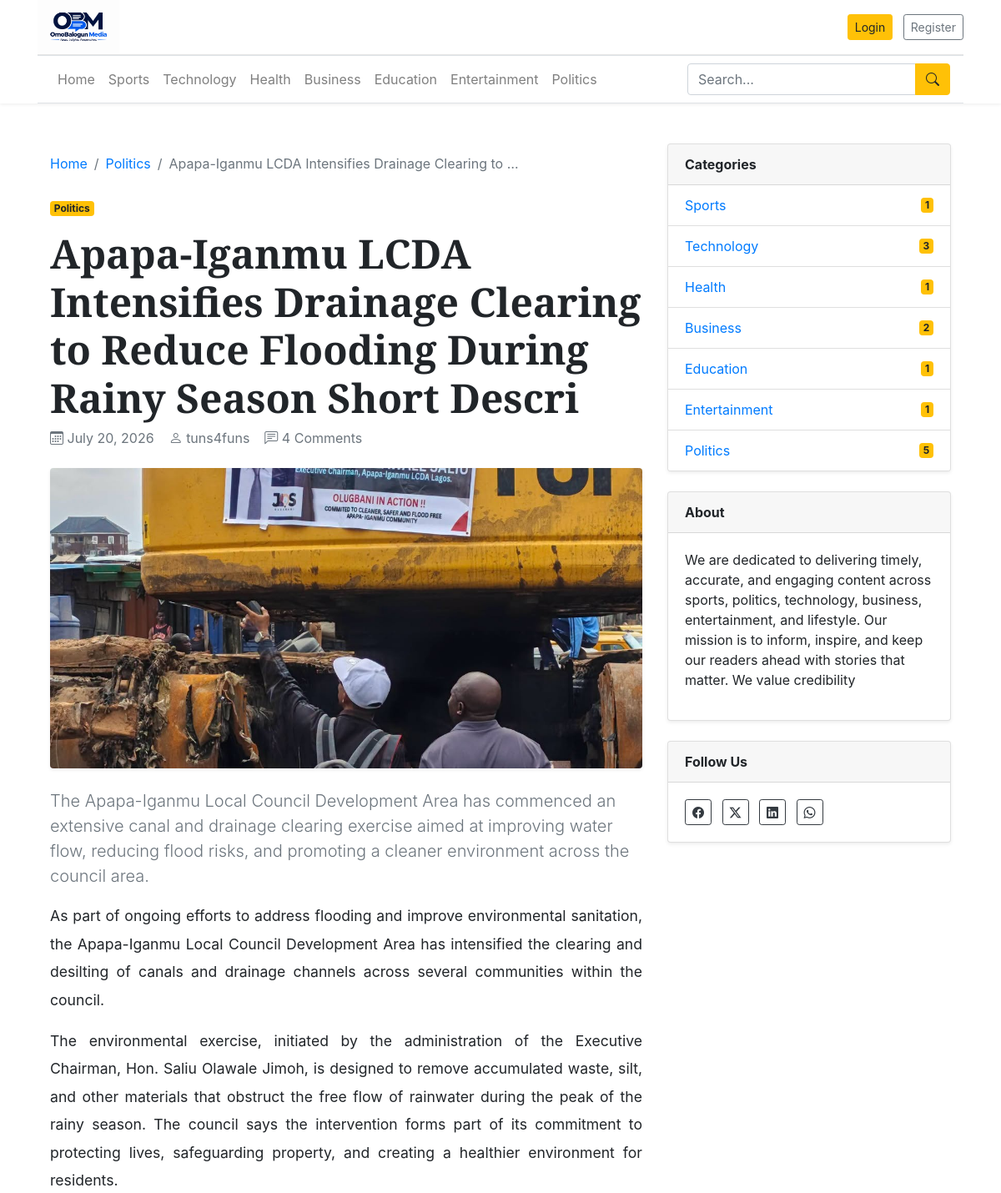
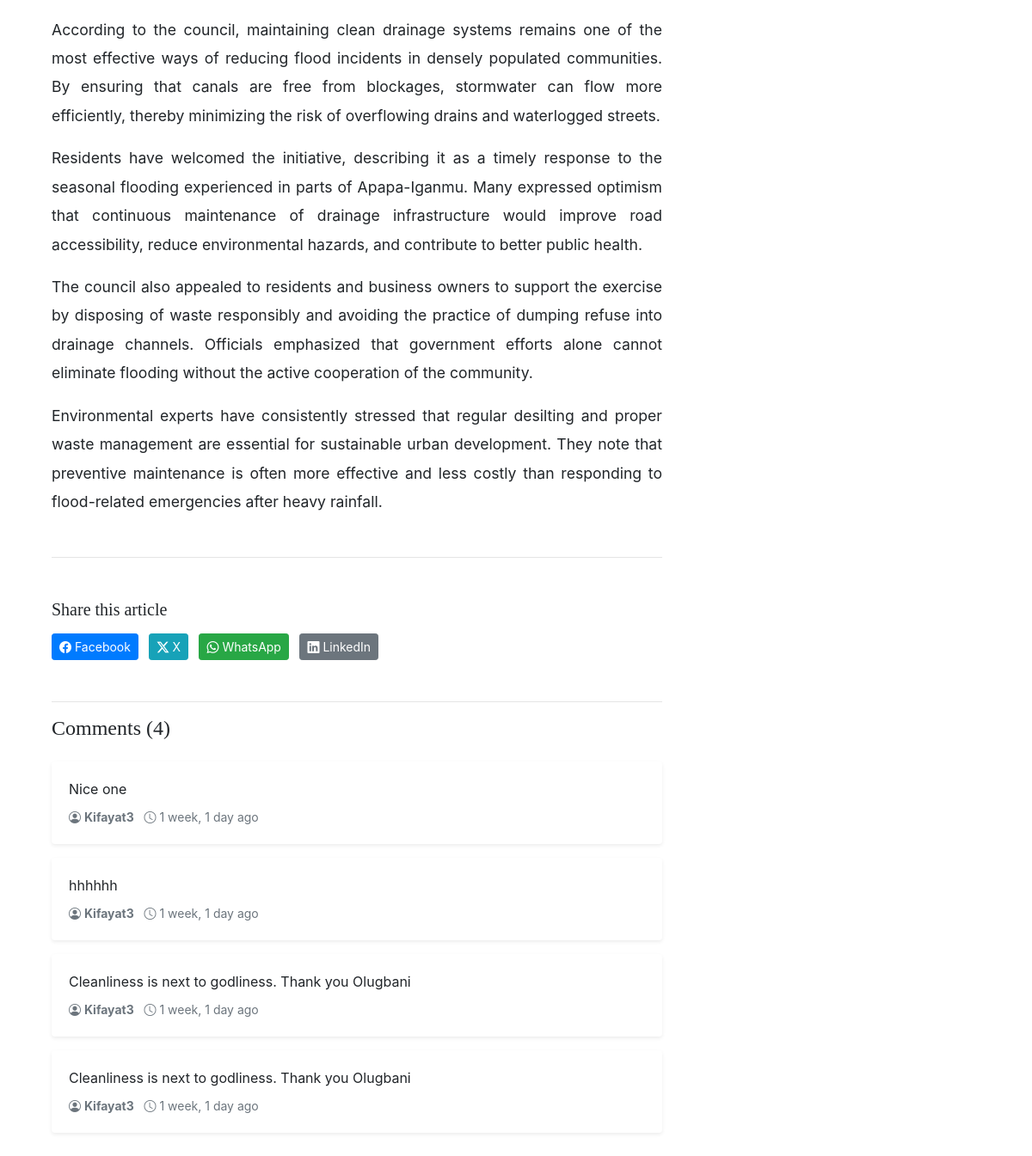
The page /blogs/apapa-iganmu-lcda-intensifies-drainage-clearing-to-reduce-flooding-during-rainy-season-short-descri/ (upper part) on the database as committed earlier (2 pictures, top to bottom).
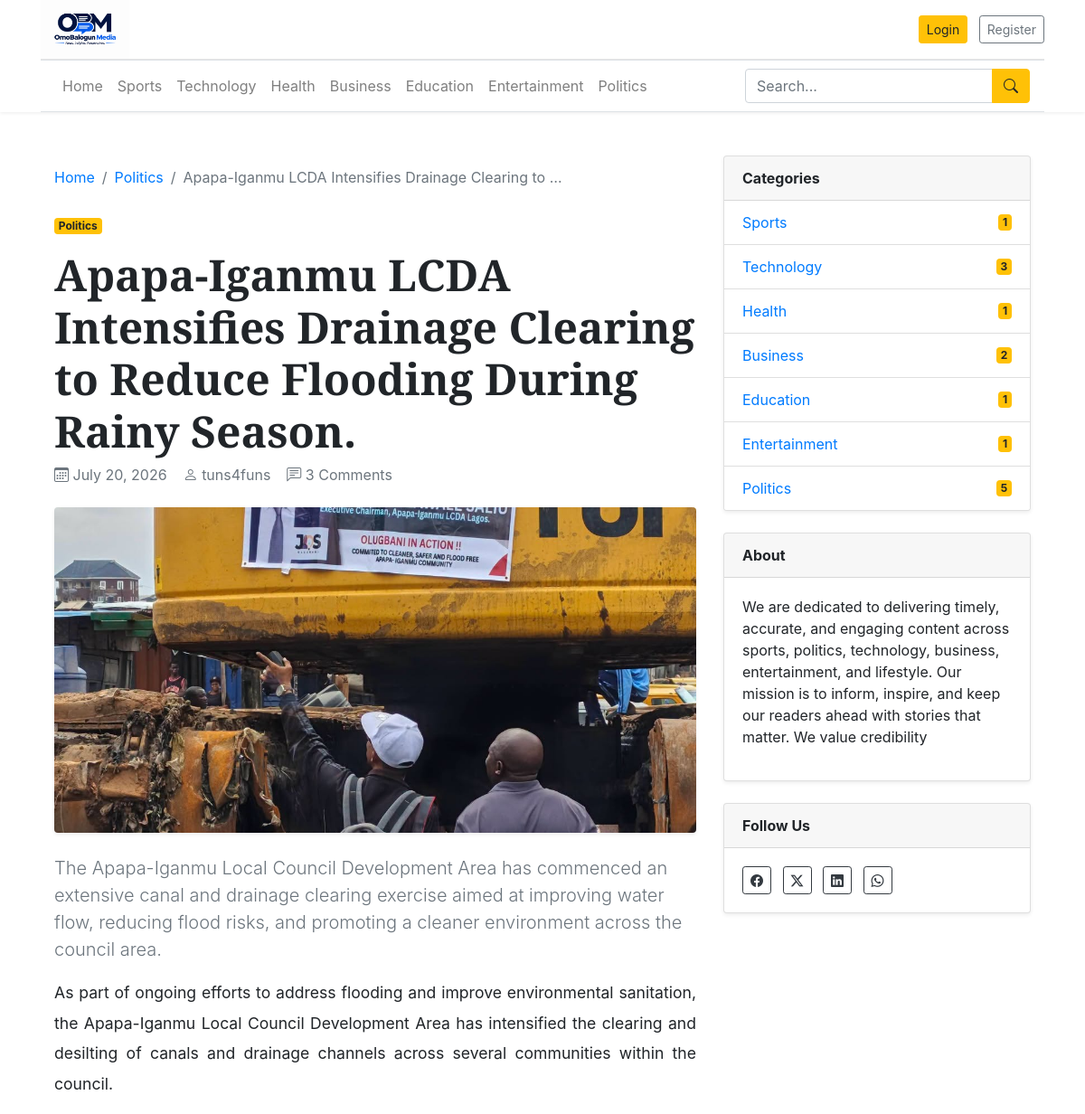
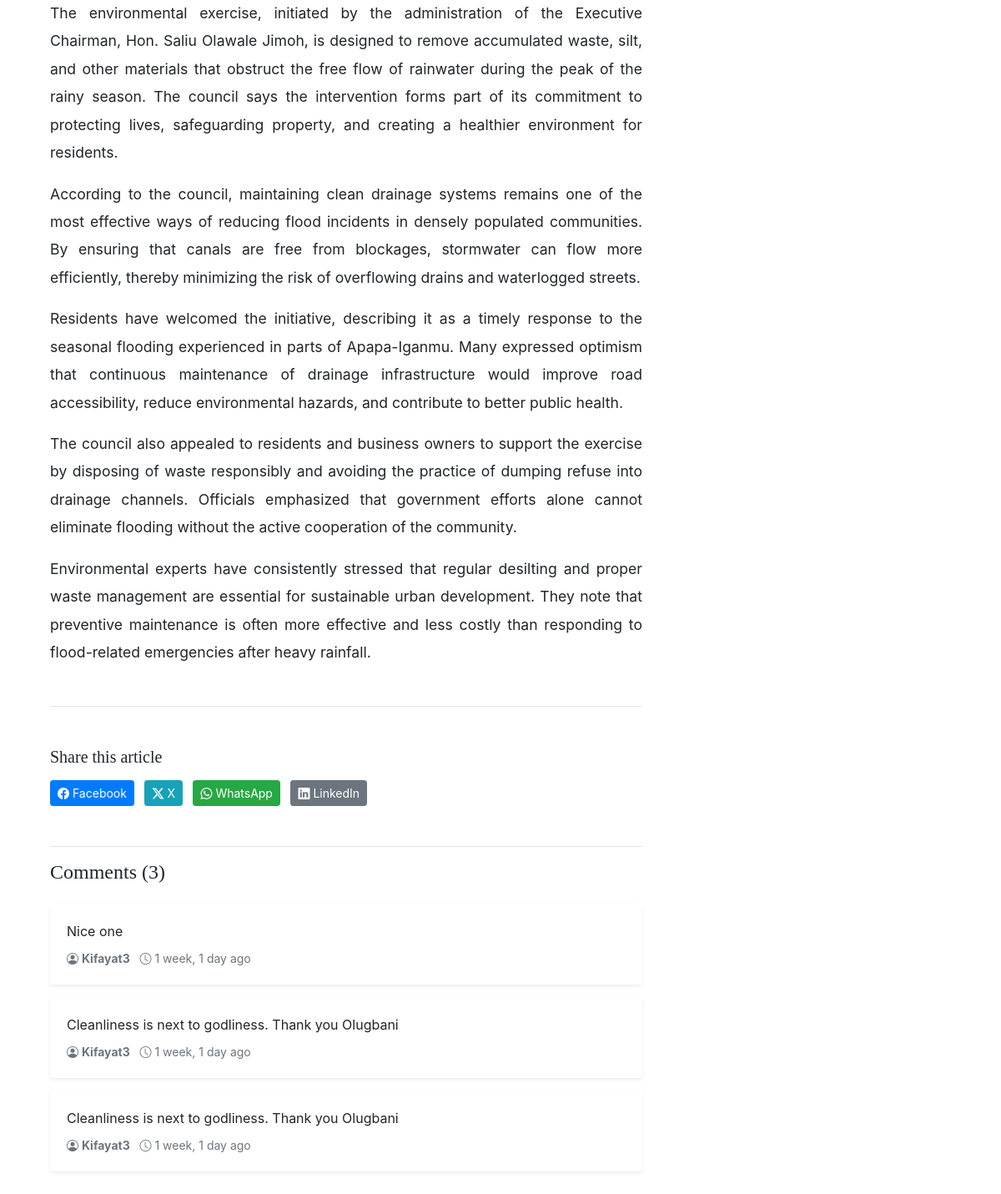
The same page on the database as committed later (2 pictures, top to bottom).
### blogs/models.py (models this page shows, shortened)
class Category(models.Model):
    category_name = models.CharField(max_length=50, unique=True)
    created_at = models.DateTimeField(auto_now_add=True)
    updated_at = models.DateTimeField(auto_now=True)
    class Meta:
        verbose_name_plural = 'categories'
    def __str__(self):
        return self.category_name

class Blogs(models.Model):
    title = models.CharField(max_length=100)
    slug = models.SlugField(max_length=150, unique=True, blank=True)
    category = models.ForeignKey(Category, on_delete=models.CASCADE)
    author = models.ForeignKey(User, on_delete=models.CASCADE)
    featured_image = models.ImageField(upload_to='uploads/%Y/%m/%d')
    short_description = models.TextField(max_length=1000)
    blog_body = models.TextField(max_length=4000)
    status = models.CharField(max_length=20, choices=STATUS_CHOICES, default="Draft")
    is_featured = models.BooleanField(default=False)
    created_at = models.DateTimeField(auto_now_add=True)
    updated_at = models.DateTimeField(auto_now=True)
    class Meta:
        verbose_name_plural = 'blogs'

class Comments(models.Model):
    user = models.ForeignKey(User, on_delete=models.CASCADE)
    blogs = models.ForeignKey(Blogs, on_delete=models.CASCADE)
    comment = models.TextField(max_length=250)
    created_at = models.DateTimeField(auto_now_add=True)
    updated_at = models.DateTimeField(auto_now=True)

### blogs/views.py (the view, shortened to what this page needs)
# urls.py: path('blogs/<slug:slug>/', blogview.blogs, name='blog'),
def blogs(request, slug):
    single_post = get_object_or_404(Blogs, slug=slug, status='Published')
    try:
        about = About.objects.get()
    except:
        about = None
    comments = Comments.objects.filter(blogs=single_post).order_by('-created_at')
    context = {
        'single_post': single_post,
        'comments': comments,
        'comment_count': comments.count(),
        'about': about,
        'categories': Category.objects.annotate(post_count=Count('blogs')),
    }
    return render(request, 'blog_main/blogs.html', context)

### blogs/context_processors.py (called while the page is built)
def get_categories(request):
    categories = Category.objects.all()
    return dict(categories= categories)

### templates/blog_main/blogs.html (shortened to what the changed rows need)
{% extends 'blog_main/layout.html' %}
{% block content %}
<div class="container py-4">
    <div class="row">
        <div class="col-lg-8">
            <nav aria-label="breadcrumb">
                <ol class="breadcrumb bg-white px-0">
                    <li class="breadcrumb-item">
                        <a href="{% url 'home' %}">
                        </a>
                    </li>
                    <li class="breadcrumb-item">
                        <a href="{% url 'category' single_post.category.id %}">
                            {{ single_post.category }}
                        </a>
                    </li>
                    <li class="breadcrumb-item active">
                        {{ single_post.title|truncatewords:6 }}
                    </li>
                </ol>
            </nav>
            <article class="bg-white">
                <span class="badge badge-warning mb-3">
                    {{ single_post.category }}
                </span>
                <h1 class="display-4 font-weight-bold">
                    {{ single_post.title }}
                </h1>
                <div class="text-muted mb-4">
                    <i class="bi bi-calendar3"></i>
                    {{ single_post.created_at|date:"F d, Y" }}
                    <i class="bi bi-person"></i>
                    {{ single_post.author }}
                    <i class="bi bi-chat-left-text"></i>
                    {{ comment_count }} Comment{{ comment_count|pluralize }}
                </div>
                {% if single_post.featured_image %}
                <img
                    src="{{ single_post.featured_image.url }}"
                    alt="{{ single_post.title }}"
                    class="img-fluid rounded shadow-sm mb-4 w-100"
                    style="
                        height:45vh;
                        min-height:260px;
                        max-height:500px;
                        object-fit:cover;
                    ">
                {% endif %}
                <p class="lead text-secondary">
                    {{ single_post.short_description }}
                </p>
                <div style="
                        font-size:1.1rem;
                        line-height:1.9;
                        text-align:justify;
                    ">
                    {{ single_post.blog_body|linebreaks }}
                </div>
                <hr class="my-5">
                <h5 class="mb-3">
                    Share this article
                </h5>
                <div class="mb-5">
                    <a href="#"
                       class="btn btn-primary btn-sm mr-2">
                    </a>
                    <a href="#"
                       class="btn btn-info btn-sm mr-2">
                    </a>
                    <a href="#"
                       class="btn btn-success btn-sm mr-2">
                    </a>
                    <a href="#"
                       class="btn btn-secondary btn-sm">
                    </a>
                </div>
                <hr>
<h4 class="mb-4">
    Comments ({{ comment_count }})
</h4>
{% if comments %}
    {% for comment in comments %}
    <div class="card shadow-sm border-0 mb-3">
        <div class="card-body">
            <p class="mb-2">
                {{ comment.comment }}
            </p>
            <small class="text-muted">
                <i class="bi bi-person-circle"></i>
                <strong>{{ comment.user.username }}</strong>
                <i class="bi bi-clock"></i>
                {{ comment.created_at|timesince }} ago
            </small>
        </div>
    </div>
    {% endfor %}
{% else %}
<div class="alert alert-light border">
    No comments yet.
    Be the first to start the discussion.
</div>
{% endif %}
</article>
</div>
<div class="col-lg-4">
    <div style="position: sticky; top: 20px;">
        <div class="card shadow-sm mb-4">
            <ul class="list-group list-group-flush">
                {% for cat in categories %}
                <li class="list-group-item d-flex justify-content-between align-items-center">
                    <a href="{% url 'category' cat.id %}">
                        {{ cat.category_name }}
                    </a>
                    <span class="badge badge-warning">
                        {{ cat.post_count }}
                    </span>
                </li>
                {% endfor %}
            </ul>
        </div>
    </div>
</div>
{% endblock %}

### templates/blog_main/layout.html (shortened to what this page needs)
{% load static %}
<!DOCTYPE html>
<html lang="en">
<head>
    <link rel="stylesheet"
          href="https://cdn.jsdelivr.net/npm/bootstrap@4.6.2/dist/css/bootstrap.min.css">
    <link href="{% static 'css/blog.css' %}" rel="stylesheet">
    <link rel="stylesheet"
          href="https://cdnjs.cloudflare.com/ajax/libs/font-awesome/4.7.0/css/font-awesome.min.css">
    <link rel="stylesheet"
          href="https://cdn.jsdelivr.net/npm/bootstrap-icons@1.11.3/font/bootstrap-icons.min.css">
</head>
<body>
<div class="sticky-top fixed-header-wrap">
    <div class="container">
        <header class="blog-header py-0">
            <div class="row align-items-center">
                <div class="col-md-6 col-12 text-center text-md-left mb-3 mb-md-0">
                    <a href="{% url 'home' %}">
                        <img src="{% static 'images/obm.png' %}"
                             class="img-fluid"
                             alt="OmoBalogun Media"
                             style="max-height:65px;">
                    </a>
                </div>
            <div class="col-md-6 col-12 text-center text-md-right">
                {% if not user.is_authenticated %}
                    <a href="{% url 'login' %}"
                       class="btn btn-warning btn-sm mr-2">
                        Login
                    </a>
                    <a href="{% url 'register' %}"
                       class="btn btn-outline-secondary btn-sm">
                        Register
                    </a>
                {% endif %}
            </div>
            </div>
        </header>
        <nav class="navbar navbar-expand-lg navbar-light bg-white border-top border-bottom mb-4">
            <div class="collapse navbar-collapse"
                 id="mainNavbar">
                <ul class="navbar-nav mr-auto">
                    <li class="nav-item">
                        <a class="nav-link"
                           href="{% url 'home' %}">
                            Home
                        </a>
                    </li>
                    {% for category in categories %}
                    <li class="nav-item">
                        <a class="nav-link"
                           href="{% url 'category' category.id %}">
                            {{ category.category_name }}
                        </a>
                    </li>
                    {% endfor %}
                </ul>
                <form class="form-inline my-2 my-lg-0"
                      action="{% url 'search' %}"
                      method="GET">
                    <div class="input-group">
                        <input
                            class="form-control"
                            type="search"
                            placeholder="Search..."
                            name="keyword">
                        <div class="input-group-append">
                            <button
                                class="btn btn-warning"
                                type="submit">
                                <i class="bi bi-search"></i>
                            </button>
                        </div>
                    </div>
                </form>
            </div>
        </nav>
    </div>
</div>
<div class="container">
    {% block content %}
    {% endblock %}
</div>
</body>
</html>

Rows that differ between the two databases and show on the page:
removed Comments: comment "hhhhhh", user.username "Kifayat3", created_at "1 week, 1 day"
changed Blogs "Politics": title "Apapa-Iganmu LCDA Intensifies Drainage Clearing to Reduce Flooding During Rainy Season Short Descri" → "Apapa-Iganmu LCDA Intensifies Drainage Clearing to Reduce Flooding During Rainy Season."
Other text that changed with them:
{{ comment_count }}: "4" → "3"
